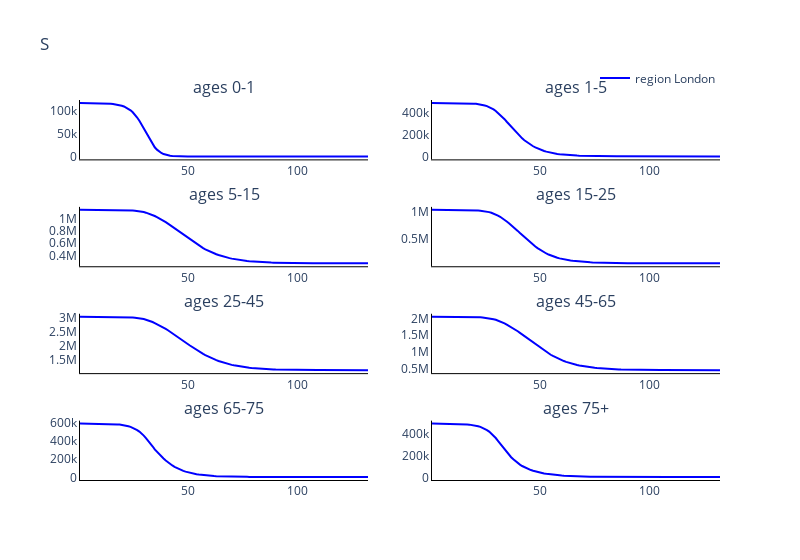
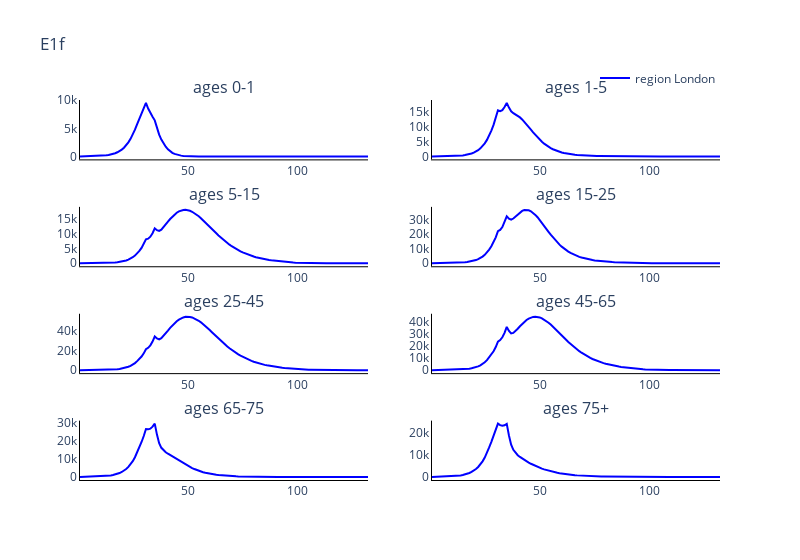
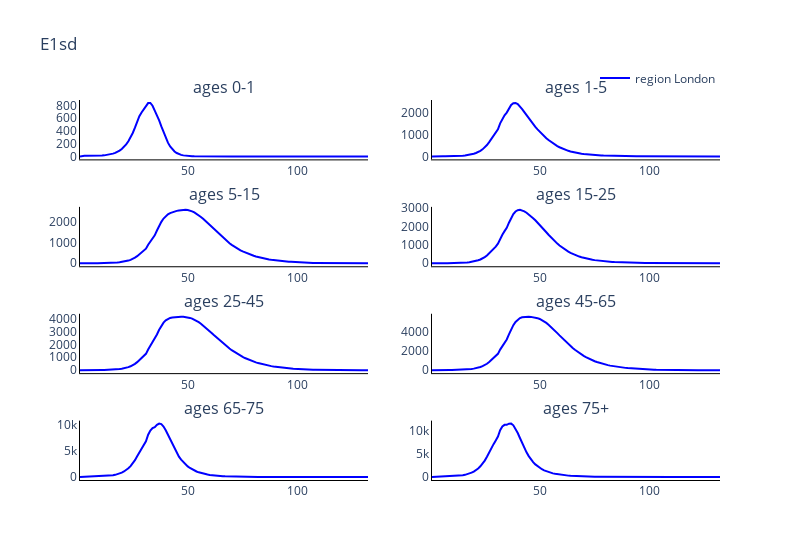
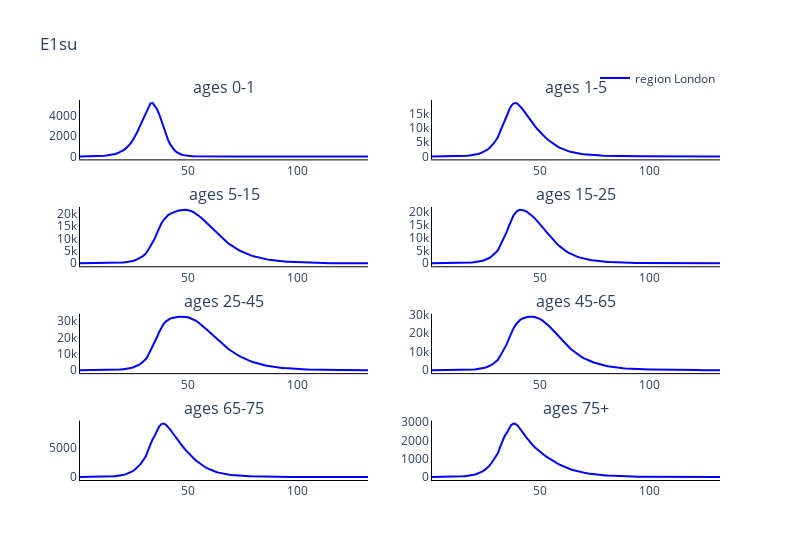

The code cell stored with these charts, in order, in its notebook:
### Code cell
model_output = model.simulate(parameters)
outputs = [model_output]

# Trace names - represent the solver used for the simulation
trace_name = ['region {}'.format(r) for r in regions]

# Compartment list - type and age
comparments = []
for n in model.output_names():
    comparments.append('{}'.format(n))

# Plot for each comparment
for c, comparment in enumerate(comparments):
    fig = go.Figure()
    fig = make_subplots(rows=int(np.ceil(len(age_groups)/2)), cols=2, subplot_titles=tuple('ages {}'.format(a) for a in age_groups))
    # Plot (line plot for each solver method for each age)
    for a, age in enumerate(age_groups):
        if a != 0:
            for o, out in enumerate(outputs):
                fig.add_trace(
                    go.Scatter(
                        y=out[:, c*len(age_groups)+a],
                        x=parameters.simulation_parameters.times,
                        mode='lines',
                        name=trace_name[o],
                        line_color=colours[o],
                        showlegend=False
                    ),
                    row= int(np.floor(a / 2)) + 1,
                    col= a % 2 + 1
                )
        
        else:
            for o, out in enumerate(outputs):
                fig.add_trace(
                    go.Scatter(
                        y=out[:, c*len(age_groups)+a],
                        x=parameters.simulation_parameters.times,
                        mode='lines',
                        name=trace_name[o],
                        line_color=colours[o]
                    ),
                    row= int(np.floor(a / 2)) + 1,
                    col= a % 2 + 1
                )

    # Add axis labels
    fig.update_layout(
        boxmode='group',
        title=comparment, 
        width=800,
        plot_bgcolor='white',
        xaxis=dict(linecolor='black'),
        yaxis=dict(linecolor='black'),
        xaxis2=dict(linecolor='black'),
        yaxis2=dict(linecolor='black'),
        xaxis3=dict(linecolor='black'),
        yaxis3=dict(linecolor='black'),
        xaxis4=dict(linecolor='black'),
        yaxis4=dict(linecolor='black'),
        xaxis5=dict(linecolor='black'),
        yaxis5=dict(linecolor='black'),
        xaxis6=dict(linecolor='black'),
        yaxis6=dict(linecolor='black'),
        xaxis7=dict(linecolor='black'),
        yaxis7=dict(linecolor='black'),
        xaxis8=dict(linecolor='black'),
        yaxis8=dict(linecolor='black'),
        legend=dict(
            orientation="h",
            yanchor="bottom",
            y=1.02,
            xanchor="right",
            x=1
        ))

    fig.show()

### Figure 1 — Plotly figure (JSON) as saved in the notebook; plotly's stock layout.template omitted (floating-point values rounded to 4 significant figures; data arrays with more than 128 entries replaced by an {"elided": "..."} marker saying what was removed)
{"data": [{"line": {"color": "blue"}, "mode": "lines", "name": "region London", "type": "scatter", "x": {"elided": "132 int values"}, "xaxis": "x", "y": {"elided": "132 float values"}, "yaxis": "y"}, {"line": {"color": "blue"}, "mode": "lines", "name": "region London", "showlegend": false, "type": "scatter", "x": {"elided": "132 int values"}, "xaxis": "x2", "y": {"elided": "132 float values"}, "yaxis": "y2"}, {"line": {"color": "blue"}, "mode": "lines", "name": "region London", "showlegend": false, "type": "scatter", "x": {"elided": "132 int values"}, "xaxis": "x3", "y": {"elided": "132 float values"}, "yaxis": "y3"}, {"line": {"color": "blue"}, "mode": "lines", "name": "region London", "showlegend": false, "type": "scatter", "x": {"elided": "132 int values"}, "xaxis": "x4", "y": {"elided": "132 float values"}, "yaxis": "y4"}, {"line": {"color": "blue"}, "mode": "lines", "name": "region London", "showlegend": false, "type": "scatter", "x": {"elided": "132 int values"}, "xaxis": "x5", "y": {"elided": "132 float values"}, "yaxis": "y5"}, {"line": {"color": "blue"}, "mode": "lines", "name": "region London", "showlegend": false, "type": "scatter", "x": {"elided": "132 int values"}, "xaxis": "x6", "y": {"elided": "132 float values"}, "yaxis": "y6"}, {"line": {"color": "blue"}, "mode": "lines", "name": "region London", "showlegend": false, "type": "scatter", "x": {"elided": "132 int values"}, "xaxis": "x7", "y": {"elided": "132 float values"}, "yaxis": "y7"}, {"line": {"color": "blue"}, "mode": "lines", "name": "region London", "showlegend": false, "type": "scatter", "x": {"elided": "132 int values"}, "xaxis": "x8", "y": {"elided": "132 float values"}, "yaxis": "y8"}], "layout": {"annotations": [{"font": {"size": 16}, "showarrow": false, "text": "ages 0-1", "x": 0.225, "xanchor": "center", "xref": "paper", "y": 1, "yanchor": "bottom", "yref": "paper"}, {"font": {"size": 16}, "showarrow": false, "text": "ages 1-5", "x": 0.775, "xanchor": "center", "xref": "paper", "y": 1, "yanchor": "bottom", "yref": "paper"}, {"font": {"size": 16}, "showarrow": false, "text": "ages 5-15", "x": 0.225, "xanchor": "center", "xref": "paper", "y": 0.7188, "yanchor": "bottom", "yref": "paper"}, {"font": {"size": 16}, "showarrow": false, "text": "ages 15-25", "x": 0.775, "xanchor": "center", "xref": "paper", "y": 0.7188, "yanchor": "bottom", "yref": "paper"}, {"font": {"size": 16}, "showarrow": false, "text": "ages 25-45", "x": 0.225, "xanchor": "center", "xref": "paper", "y": 0.4375, "yanchor": "bottom", "yref": "paper"}, {"font": {"size": 16}, "showarrow": false, "text": "ages 45-65", "x": 0.775, "xanchor": "center", "xref": "paper", "y": 0.4375, "yanchor": "bottom", "yref": "paper"}, {"font": {"size": 16}, "showarrow": false, "text": "ages 65-75", "x": 0.225, "xanchor": "center", "xref": "paper", "y": 0.1562, "yanchor": "bottom", "yref": "paper"}, {"font": {"size": 16}, "showarrow": false, "text": "ages 75+", "x": 0.775, "xanchor": "center", "xref": "paper", "y": 0.1562, "yanchor": "bottom", "yref": "paper"}], "boxmode": "group", "legend": {"orientation": "h", "x": 1, "xanchor": "right", "y": 1.02, "yanchor": "bottom"}, "plot_bgcolor": "white", "title": {"text": "S"}, "width": 800, "xaxis": {"anchor": "y", "domain": [0, 0.45], "linecolor": "black"}, "xaxis2": {"anchor": "y2", "domain": [0.55, 1], "linecolor": "black"}, "xaxis3": {"anchor": "y3", "domain": [0, 0.45], "linecolor": "black"}, "xaxis4": {"anchor": "y4", "domain": [0.55, 1], "linecolor": "black"}, "xaxis5": {"anchor": "y5", "domain": [0, 0.45], "linecolor": "black"}, "xaxis6": {"anchor": "y6", "domain": [0.55, 1], "linecolor": "black"}, "xaxis7": {"anchor": "y7", "domain": [0, 0.45], "linecolor": "black"}, "xaxis8": {"anchor": "y8", "domain": [0.55, 1], "linecolor": "black"}, "yaxis": {"anchor": "x", "domain": [0.8438, 1], "linecolor": "black"}, "yaxis2": {"anchor": "x2", "domain": [0.8438, 1], "linecolor": "black"}, "yaxis3": {"anchor": "x3", "domain": [0.5625, 0.7188], "linecolor": "black"}, "yaxis4": {"anchor": "x4", "domain": [0.5625, 0.7188], "linecolor": "black"}, "yaxis5": {"anchor": "x5", "domain": [0.2812, 0.4375], "linecolor": "black"}, "yaxis6": {"anchor": "x6", "domain": [0.2812, 0.4375], "linecolor": "black"}, "yaxis7": {"anchor": "x7", "domain": [0, 0.1562], "linecolor": "black"}, "yaxis8": {"anchor": "x8", "domain": [0, 0.1562], "linecolor": "black"}}}

### Figure 2 — Plotly figure (JSON) as saved in the notebook; plotly's stock layout.template omitted (floating-point values rounded to 4 significant figures; data arrays with more than 128 entries replaced by an {"elided": "..."} marker saying what was removed)
{"data": [{"line": {"color": "blue"}, "mode": "lines", "name": "region London", "type": "scatter", "x": {"elided": "132 int values"}, "xaxis": "x", "y": {"elided": "132 float values"}, "yaxis": "y"}, {"line": {"color": "blue"}, "mode": "lines", "name": "region London", "showlegend": false, "type": "scatter", "x": {"elided": "132 int values"}, "xaxis": "x2", "y": {"elided": "132 float values"}, "yaxis": "y2"}, {"line": {"color": "blue"}, "mode": "lines", "name": "region London", "showlegend": false, "type": "scatter", "x": {"elided": "132 int values"}, "xaxis": "x3", "y": {"elided": "132 float values"}, "yaxis": "y3"}, {"line": {"color": "blue"}, "mode": "lines", "name": "region London", "showlegend": false, "type": "scatter", "x": {"elided": "132 int values"}, "xaxis": "x4", "y": {"elided": "132 float values"}, "yaxis": "y4"}, {"line": {"color": "blue"}, "mode": "lines", "name": "region London", "showlegend": false, "type": "scatter", "x": {"elided": "132 int values"}, "xaxis": "x5", "y": {"elided": "132 float values"}, "yaxis": "y5"}, {"line": {"color": "blue"}, "mode": "lines", "name": "region London", "showlegend": false, "type": "scatter", "x": {"elided": "132 int values"}, "xaxis": "x6", "y": {"elided": "132 float values"}, "yaxis": "y6"}, {"line": {"color": "blue"}, "mode": "lines", "name": "region London", "showlegend": false, "type": "scatter", "x": {"elided": "132 int values"}, "xaxis": "x7", "y": {"elided": "132 float values"}, "yaxis": "y7"}, {"line": {"color": "blue"}, "mode": "lines", "name": "region London", "showlegend": false, "type": "scatter", "x": {"elided": "132 int values"}, "xaxis": "x8", "y": {"elided": "132 float values"}, "yaxis": "y8"}], "layout": {"annotations": [{"font": {"size": 16}, "showarrow": false, "text": "ages 0-1", "x": 0.225, "xanchor": "center", "xref": "paper", "y": 1, "yanchor": "bottom", "yref": "paper"}, {"font": {"size": 16}, "showarrow": false, "text": "ages 1-5", "x": 0.775, "xanchor": "center", "xref": "paper", "y": 1, "yanchor": "bottom", "yref": "paper"}, {"font": {"size": 16}, "showarrow": false, "text": "ages 5-15", "x": 0.225, "xanchor": "center", "xref": "paper", "y": 0.7188, "yanchor": "bottom", "yref": "paper"}, {"font": {"size": 16}, "showarrow": false, "text": "ages 15-25", "x": 0.775, "xanchor": "center", "xref": "paper", "y": 0.7188, "yanchor": "bottom", "yref": "paper"}, {"font": {"size": 16}, "showarrow": false, "text": "ages 25-45", "x": 0.225, "xanchor": "center", "xref": "paper", "y": 0.4375, "yanchor": "bottom", "yref": "paper"}, {"font": {"size": 16}, "showarrow": false, "text": "ages 45-65", "x": 0.775, "xanchor": "center", "xref": "paper", "y": 0.4375, "yanchor": "bottom", "yref": "paper"}, {"font": {"size": 16}, "showarrow": false, "text": "ages 65-75", "x": 0.225, "xanchor": "center", "xref": "paper", "y": 0.1562, "yanchor": "bottom", "yref": "paper"}, {"font": {"size": 16}, "showarrow": false, "text": "ages 75+", "x": 0.775, "xanchor": "center", "xref": "paper", "y": 0.1562, "yanchor": "bottom", "yref": "paper"}], "boxmode": "group", "legend": {"orientation": "h", "x": 1, "xanchor": "right", "y": 1.02, "yanchor": "bottom"}, "plot_bgcolor": "white", "title": {"text": "E1f"}, "width": 800, "xaxis": {"anchor": "y", "domain": [0, 0.45], "linecolor": "black"}, "xaxis2": {"anchor": "y2", "domain": [0.55, 1], "linecolor": "black"}, "xaxis3": {"anchor": "y3", "domain": [0, 0.45], "linecolor": "black"}, "xaxis4": {"anchor": "y4", "domain": [0.55, 1], "linecolor": "black"}, "xaxis5": {"anchor": "y5", "domain": [0, 0.45], "linecolor": "black"}, "xaxis6": {"anchor": "y6", "domain": [0.55, 1], "linecolor": "black"}, "xaxis7": {"anchor": "y7", "domain": [0, 0.45], "linecolor": "black"}, "xaxis8": {"anchor": "y8", "domain": [0.55, 1], "linecolor": "black"}, "yaxis": {"anchor": "x", "domain": [0.8438, 1], "linecolor": "black"}, "yaxis2": {"anchor": "x2", "domain": [0.8438, 1], "linecolor": "black"}, "yaxis3": {"anchor": "x3", "domain": [0.5625, 0.7188], "linecolor": "black"}, "yaxis4": {"anchor": "x4", "domain": [0.5625, 0.7188], "linecolor": "black"}, "yaxis5": {"anchor": "x5", "domain": [0.2812, 0.4375], "linecolor": "black"}, "yaxis6": {"anchor": "x6", "domain": [0.2812, 0.4375], "linecolor": "black"}, "yaxis7": {"anchor": "x7", "domain": [0, 0.1562], "linecolor": "black"}, "yaxis8": {"anchor": "x8", "domain": [0, 0.1562], "linecolor": "black"}}}

### Figure 3 — Plotly figure (JSON) as saved in the notebook; plotly's stock layout.template omitted (floating-point values rounded to 4 significant figures; data arrays with more than 128 entries replaced by an {"elided": "..."} marker saying what was removed)
{"data": [{"line": {"color": "blue"}, "mode": "lines", "name": "region London", "type": "scatter", "x": {"elided": "132 int values"}, "xaxis": "x", "y": {"elided": "132 float values"}, "yaxis": "y"}, {"line": {"color": "blue"}, "mode": "lines", "name": "region London", "showlegend": false, "type": "scatter", "x": {"elided": "132 int values"}, "xaxis": "x2", "y": {"elided": "132 float values"}, "yaxis": "y2"}, {"line": {"color": "blue"}, "mode": "lines", "name": "region London", "showlegend": false, "type": "scatter", "x": {"elided": "132 int values"}, "xaxis": "x3", "y": {"elided": "132 float values"}, "yaxis": "y3"}, {"line": {"color": "blue"}, "mode": "lines", "name": "region London", "showlegend": false, "type": "scatter", "x": {"elided": "132 int values"}, "xaxis": "x4", "y": {"elided": "132 float values"}, "yaxis": "y4"}, {"line": {"color": "blue"}, "mode": "lines", "name": "region London", "showlegend": false, "type": "scatter", "x": {"elided": "132 int values"}, "xaxis": "x5", "y": {"elided": "132 float values"}, "yaxis": "y5"}, {"line": {"color": "blue"}, "mode": "lines", "name": "region London", "showlegend": false, "type": "scatter", "x": {"elided": "132 int values"}, "xaxis": "x6", "y": {"elided": "132 float values"}, "yaxis": "y6"}, {"line": {"color": "blue"}, "mode": "lines", "name": "region London", "showlegend": false, "type": "scatter", "x": {"elided": "132 int values"}, "xaxis": "x7", "y": {"elided": "132 float values"}, "yaxis": "y7"}, {"line": {"color": "blue"}, "mode": "lines", "name": "region London", "showlegend": false, "type": "scatter", "x": {"elided": "132 int values"}, "xaxis": "x8", "y": {"elided": "132 float values"}, "yaxis": "y8"}], "layout": {"annotations": [{"font": {"size": 16}, "showarrow": false, "text": "ages 0-1", "x": 0.225, "xanchor": "center", "xref": "paper", "y": 1, "yanchor": "bottom", "yref": "paper"}, {"font": {"size": 16}, "showarrow": false, "text": "ages 1-5", "x": 0.775, "xanchor": "center", "xref": "paper", "y": 1, "yanchor": "bottom", "yref": "paper"}, {"font": {"size": 16}, "showarrow": false, "text": "ages 5-15", "x": 0.225, "xanchor": "center", "xref": "paper", "y": 0.7188, "yanchor": "bottom", "yref": "paper"}, {"font": {"size": 16}, "showarrow": false, "text": "ages 15-25", "x": 0.775, "xanchor": "center", "xref": "paper", "y": 0.7188, "yanchor": "bottom", "yref": "paper"}, {"font": {"size": 16}, "showarrow": false, "text": "ages 25-45", "x": 0.225, "xanchor": "center", "xref": "paper", "y": 0.4375, "yanchor": "bottom", "yref": "paper"}, {"font": {"size": 16}, "showarrow": false, "text": "ages 45-65", "x": 0.775, "xanchor": "center", "xref": "paper", "y": 0.4375, "yanchor": "bottom", "yref": "paper"}, {"font": {"size": 16}, "showarrow": false, "text": "ages 65-75", "x": 0.225, "xanchor": "center", "xref": "paper", "y": 0.1562, "yanchor": "bottom", "yref": "paper"}, {"font": {"size": 16}, "showarrow": false, "text": "ages 75+", "x": 0.775, "xanchor": "center", "xref": "paper", "y": 0.1562, "yanchor": "bottom", "yref": "paper"}], "boxmode": "group", "legend": {"orientation": "h", "x": 1, "xanchor": "right", "y": 1.02, "yanchor": "bottom"}, "plot_bgcolor": "white", "title": {"text": "E1sd"}, "width": 800, "xaxis": {"anchor": "y", "domain": [0, 0.45], "linecolor": "black"}, "xaxis2": {"anchor": "y2", "domain": [0.55, 1], "linecolor": "black"}, "xaxis3": {"anchor": "y3", "domain": [0, 0.45], "linecolor": "black"}, "xaxis4": {"anchor": "y4", "domain": [0.55, 1], "linecolor": "black"}, "xaxis5": {"anchor": "y5", "domain": [0, 0.45], "linecolor": "black"}, "xaxis6": {"anchor": "y6", "domain": [0.55, 1], "linecolor": "black"}, "xaxis7": {"anchor": "y7", "domain": [0, 0.45], "linecolor": "black"}, "xaxis8": {"anchor": "y8", "domain": [0.55, 1], "linecolor": "black"}, "yaxis": {"anchor": "x", "domain": [0.8438, 1], "linecolor": "black"}, "yaxis2": {"anchor": "x2", "domain": [0.8438, 1], "linecolor": "black"}, "yaxis3": {"anchor": "x3", "domain": [0.5625, 0.7188], "linecolor": "black"}, "yaxis4": {"anchor": "x4", "domain": [0.5625, 0.7188], "linecolor": "black"}, "yaxis5": {"anchor": "x5", "domain": [0.2812, 0.4375], "linecolor": "black"}, "yaxis6": {"anchor": "x6", "domain": [0.2812, 0.4375], "linecolor": "black"}, "yaxis7": {"anchor": "x7", "domain": [0, 0.1562], "linecolor": "black"}, "yaxis8": {"anchor": "x8", "domain": [0, 0.1562], "linecolor": "black"}}}

### Figure 4 — Plotly figure (JSON) as saved in the notebook; plotly's stock layout.template omitted (floating-point values rounded to 4 significant figures; data arrays with more than 128 entries replaced by an {"elided": "..."} marker saying what was removed)
{"data": [{"line": {"color": "blue"}, "mode": "lines", "name": "region London", "type": "scatter", "x": {"elided": "132 int values"}, "xaxis": "x", "y": {"elided": "132 float values"}, "yaxis": "y"}, {"line": {"color": "blue"}, "mode": "lines", "name": "region London", "showlegend": false, "type": "scatter", "x": {"elided": "132 int values"}, "xaxis": "x2", "y": {"elided": "132 float values"}, "yaxis": "y2"}, {"line": {"color": "blue"}, "mode": "lines", "name": "region London", "showlegend": false, "type": "scatter", "x": {"elided": "132 int values"}, "xaxis": "x3", "y": {"elided": "132 float values"}, "yaxis": "y3"}, {"line": {"color": "blue"}, "mode": "lines", "name": "region London", "showlegend": false, "type": "scatter", "x": {"elided": "132 int values"}, "xaxis": "x4", "y": {"elided": "132 float values"}, "yaxis": "y4"}, {"line": {"color": "blue"}, "mode": "lines", "name": "region London", "showlegend": false, "type": "scatter", "x": {"elided": "132 int values"}, "xaxis": "x5", "y": {"elided": "132 float values"}, "yaxis": "y5"}, {"line": {"color": "blue"}, "mode": "lines", "name": "region London", "showlegend": false, "type": "scatter", "x": {"elided": "132 int values"}, "xaxis": "x6", "y": {"elided": "132 float values"}, "yaxis": "y6"}, {"line": {"color": "blue"}, "mode": "lines", "name": "region London", "showlegend": false, "type": "scatter", "x": {"elided": "132 int values"}, "xaxis": "x7", "y": {"elided": "132 float values"}, "yaxis": "y7"}, {"line": {"color": "blue"}, "mode": "lines", "name": "region London", "showlegend": false, "type": "scatter", "x": {"elided": "132 int values"}, "xaxis": "x8", "y": {"elided": "132 float values"}, "yaxis": "y8"}], "layout": {"annotations": [{"font": {"size": 16}, "showarrow": false, "text": "ages 0-1", "x": 0.225, "xanchor": "center", "xref": "paper", "y": 1, "yanchor": "bottom", "yref": "paper"}, {"font": {"size": 16}, "showarrow": false, "text": "ages 1-5", "x": 0.775, "xanchor": "center", "xref": "paper", "y": 1, "yanchor": "bottom", "yref": "paper"}, {"font": {"size": 16}, "showarrow": false, "text": "ages 5-15", "x": 0.225, "xanchor": "center", "xref": "paper", "y": 0.7188, "yanchor": "bottom", "yref": "paper"}, {"font": {"size": 16}, "showarrow": false, "text": "ages 15-25", "x": 0.775, "xanchor": "center", "xref": "paper", "y": 0.7188, "yanchor": "bottom", "yref": "paper"}, {"font": {"size": 16}, "showarrow": false, "text": "ages 25-45", "x": 0.225, "xanchor": "center", "xref": "paper", "y": 0.4375, "yanchor": "bottom", "yref": "paper"}, {"font": {"size": 16}, "showarrow": false, "text": "ages 45-65", "x": 0.775, "xanchor": "center", "xref": "paper", "y": 0.4375, "yanchor": "bottom", "yref": "paper"}, {"font": {"size": 16}, "showarrow": false, "text": "ages 65-75", "x": 0.225, "xanchor": "center", "xref": "paper", "y": 0.1562, "yanchor": "bottom", "yref": "paper"}, {"font": {"size": 16}, "showarrow": false, "text": "ages 75+", "x": 0.775, "xanchor": "center", "xref": "paper", "y": 0.1562, "yanchor": "bottom", "yref": "paper"}], "boxmode": "group", "legend": {"orientation": "h", "x": 1, "xanchor": "right", "y": 1.02, "yanchor": "bottom"}, "plot_bgcolor": "white", "title": {"text": "E1su"}, "width": 800, "xaxis": {"anchor": "y", "domain": [0, 0.45], "linecolor": "black"}, "xaxis2": {"anchor": "y2", "domain": [0.55, 1], "linecolor": "black"}, "xaxis3": {"anchor": "y3", "domain": [0, 0.45], "linecolor": "black"}, "xaxis4": {"anchor": "y4", "domain": [0.55, 1], "linecolor": "black"}, "xaxis5": {"anchor": "y5", "domain": [0, 0.45], "linecolor": "black"}, "xaxis6": {"anchor": "y6", "domain": [0.55, 1], "linecolor": "black"}, "xaxis7": {"anchor": "y7", "domain": [0, 0.45], "linecolor": "black"}, "xaxis8": {"anchor": "y8", "domain": [0.55, 1], "linecolor": "black"}, "yaxis": {"anchor": "x", "domain": [0.8438, 1], "linecolor": "black"}, "yaxis2": {"anchor": "x2", "domain": [0.8438, 1], "linecolor": "black"}, "yaxis3": {"anchor": "x3", "domain": [0.5625, 0.7188], "linecolor": "black"}, "yaxis4": {"anchor": "x4", "domain": [0.5625, 0.7188], "linecolor": "black"}, "yaxis5": {"anchor": "x5", "domain": [0.2812, 0.4375], "linecolor": "black"}, "yaxis6": {"anchor": "x6", "domain": [0.2812, 0.4375], "linecolor": "black"}, "yaxis7": {"anchor": "x7", "domain": [0, 0.1562], "linecolor": "black"}, "yaxis8": {"anchor": "x8", "domain": [0, 0.1562], "linecolor": "black"}}}
